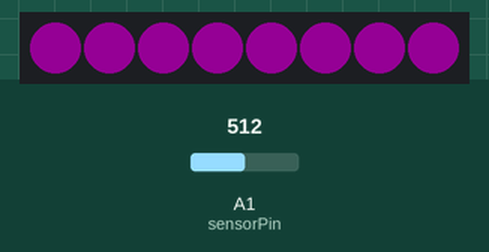
Simulated run of this sketch. Board: Arduino Uno, built with avr-gcc and run on an emulated ATmega328P. Parts: 8 RGB LEDs in strip order, left to right. The test bench sets the inputs (shaded band); at power-on: A1 (sensorPin) = 512. Dim RGB values are drawn brighter than linear.

Above: at 1.2 s.
1.3 s: A1 (sensorPin) set to 716
At 2.4 s:
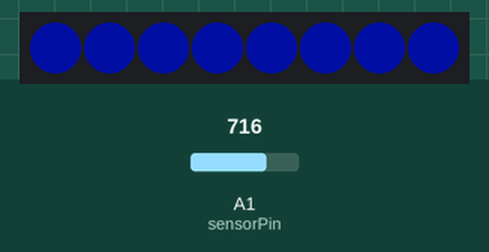
2.8 s: A1 (sensorPin) set to 900
At 3.5 s:
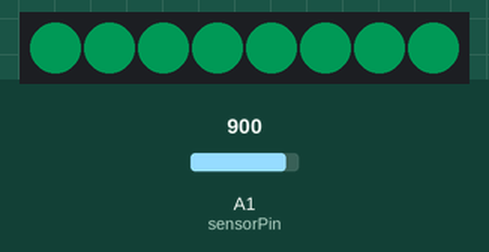
4.3 s: A1 (sensorPin) set to 1023
At 4.6 s:
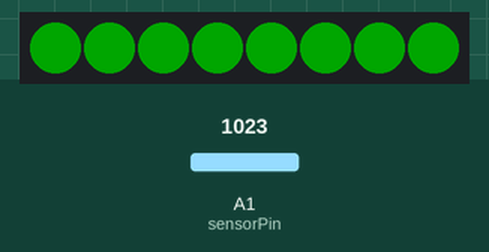
5.8 s: A1 (sensorPin) set to 306
At 7.0 s:
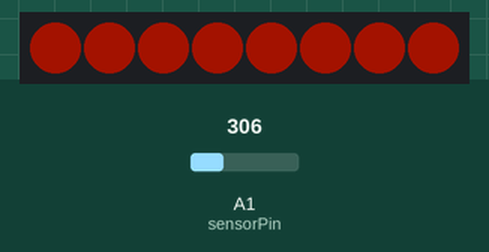
7.3 s: A1 (sensorPin) set to 160
At 8.1 s:
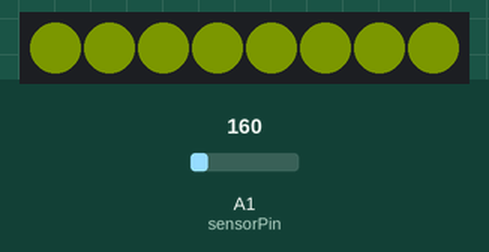
8.8 s: A1 (sensorPin) set to 122
At 9.3 s:
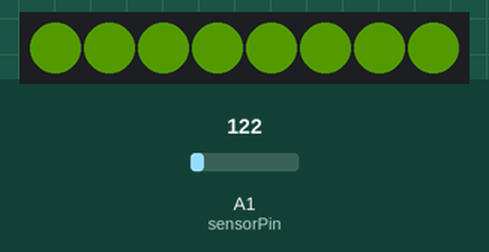
Timing chart, 0 to 11.3 s (numbered marks = the images above; inputs shaded):
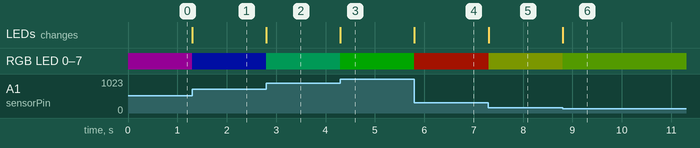

Measured:
- after the input at 1.3 s, RGB LED 0–7: RGB(20, 0, 20) → RGB(0, 3, 36) at once; the LEDs: change at once (image 1)
- after the input at 2.8 s, RGB LED 0–7: RGB(0, 3, 36) → RGB(0, 25, 14) at once; the LEDs: change at once (image 2)
- after the input at 4.3 s, RGB LED 0–7: RGB(0, 25, 14) → RGB(0, 40, 0) at once; the LEDs: change at once (image 3)
- after the input at 5.8 s, RGB LED 0–7: RGB(0, 40, 0) → RGB(36, 4, 0) at once; the LEDs: change at once (image 4)
- after the input at 7.3 s, RGB LED 0–7: RGB(36, 4, 0) → RGB(18, 22, 0) at once; the LEDs: change at once (image 5)
- after the input at 8.8 s, RGB LED 0–7: RGB(18, 22, 0) → RGB(14, 26, 0) at once; the LEDs: change at once (image 6)

The sketch:

lights.ino
```cpp
//find this code here as part of the Hoodie instructions: https://learn.adafruit.com/textile-potentiometer-hoodie/stitch-pixels-and-code?view=all#stitch-pixels-and-code

#include <Adafruit_NeoPixel.h>

#define PIN 1
// Parameter 1 = number of pixels in strip
// Parameter 2 = Arduino pin number (most are valid)
// Parameter 3 = pixel type flags, add together as needed:
//   NEO_KHZ800  800 KHz bitstream (most NeoPixel products w/WS2812 LEDs)
//   NEO_KHZ400  400 KHz (classic 'v1' (not v2) FLORA pixels, WS2811 drivers)
//   NEO_GRB     Pixels are wired for GRB bitstream (most NeoPixel products)
//   NEO_RGB     Pixels are wired for RGB bitstream (v1 FLORA pixels, not v2)
Adafruit_NeoPixel strip = Adafruit_NeoPixel(8, PIN, NEO_GRB + NEO_KHZ800);

int sensorPin = 1;    // select the input pin for the potentiometer (analog 1 is digital 2)
int sensorValue = 0;  // variable to store the value coming from the sensor
int colorValue = 0;

void setup() {
  // Set internal pullup resistor for sensor pin (analog 1 is digital 2)
  pinMode(2, INPUT_PULLUP);
  strip.begin();
  strip.setBrightness(40); //adjust brightness here
  strip.show(); // Initialize all pixels to 'off'
}

void loop() {
  // read the value from the sensor:
  sensorValue = analogRead(sensorPin);
  colorValue = map(sensorValue, 0, 1024, 0, 255); //map sensor values from 0-124 to 0-255
  for (int i = 0; i<strip.numPixels(); i++){
    strip.setPixelColor(i, Wheel(colorValue)); //use Wheel function to set color
  }
  strip.show();
}

// Input a value 0 to 255 to get a color value.
// The colours are a transition r - g - b - back to r.
uint32_t Wheel(byte WheelPos) {
  if(WheelPos < 85) {
   return strip.Color(WheelPos * 3, 255 - WheelPos * 3, 0);
  } else if(WheelPos < 170) {
   WheelPos -= 85;
   return strip.Color(255 - WheelPos * 3, 0, WheelPos * 3);
  } else {
   WheelPos -= 170;
   return strip.Color(0, WheelPos * 3, 255 - WheelPos * 3);
  }
}
```
